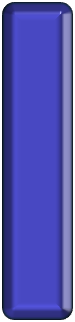
#> input picture utils/data_collect/single_pendulum/pendulum.png, 75 x 322 px, found by its file name
$ python make_data.py
#> lines starting #> are read from the running program, lines starting #| are printed output that depends on the picture
import os
import shutil
import numpy as np
from tqdm import tqdm
from PIL import Image
from scipy.integrate import solve_ivp

def mkdir(folder):
    if os.path.exists(folder):
        shutil.rmtree(folder)
    os.makedirs(folder)


def engine(rng, num_frm, fps=60):
    # parameters
    l = 0.5
    g = 9.81
    dt = 1.0 / fps
    t_eval = np.arange(num_frm) * dt

    # solve equations of motion
    # y = [theta, vel_theta]
    f = lambda t, y: [y[1], -3*g/(2*l) * np.sin(y[0])]
    initial_state = [rng.uniform(0, 2*np.pi), rng.uniform(-10, 10)]
    sol = solve_ivp(f, [t_eval[0], t_eval[-1]], initial_state, t_eval=t_eval, rtol=1e-6)

    states = sol.y.T
    return states


def render(theta):
#> called with theta = 4
    bg_color = (215, 205, 192)
    im = Image.new('RGB', (800, 800), bg_color)
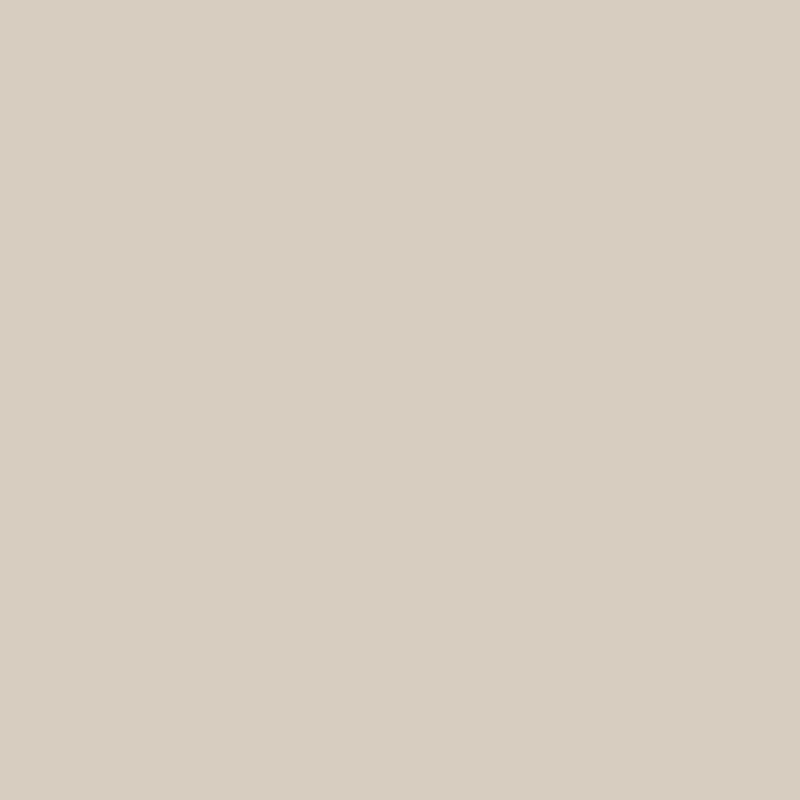
#> im: PIL image 800x800 RGB; mean R, G, B 215, 205, 192
    pendulum_im = Image.open('utils/data_collect/single_pendulum/pendulum.png')
#> pendulum_im is the input picture: PIL image 75x322 RGBA; mean R, G, B, A 65.5, 66.4, 157.7, 236.9
    im.paste(pendulum_im, (363, 400))
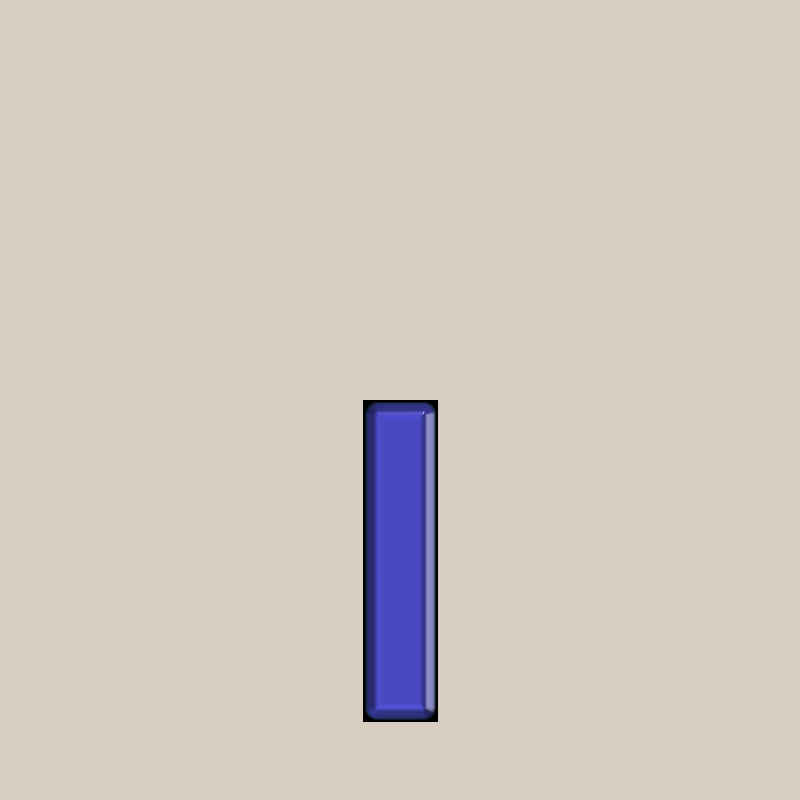
#> im: PIL image 800x800 RGB; mean R, G, B 209.4, 199.8, 190.7
    im = im.rotate(theta*180/np.pi, fillcolor=bg_color)
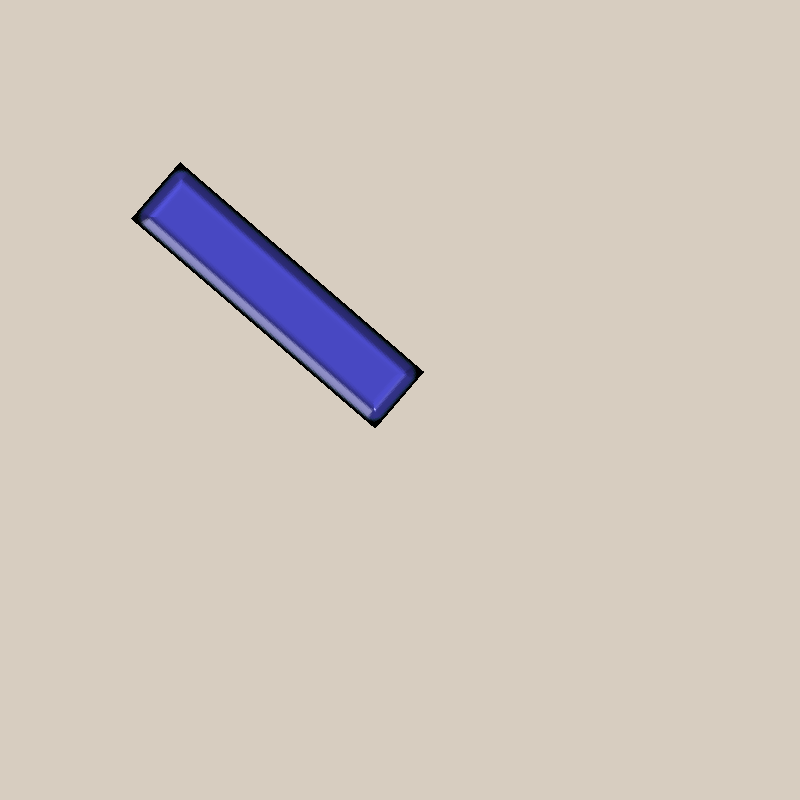
#> im: PIL image 800x800 RGB; mean R, G, B 209.4, 199.8, 190.7
    im = im.resize((128,128))
#> im: PIL image 128x128 RGB
    return im


def make_data(data_filepath, num_seq, num_frm, seed=0):
    mkdir(data_filepath)
    rng = np.random.default_rng(seed)
    states = np.zeros((num_seq, num_frm, 2))

    for n in tqdm(range(num_seq)):
        seq_filepath = os.path.join(data_filepath, str(n))
        mkdir(seq_filepath)
        states[n, :, :] = engine(rng, num_frm)
        for k in range(num_frm):
            im = render(states[n, k, 0])
            im.save(os.path.join(seq_filepath, str(k)+'.png'))

    np.save(os.path.join(data_filepath, 'states.npy'), states)

def make_stationary_data(data_filepath, num_frm):

    seq_filepath = os.path.join(data_filepath, str(-1))
    mkdir(seq_filepath)

    states = np.zeros((num_frm, 2))
    for k in range(num_frm):
        im = render(states[k,0])
        im.save(os.path.join(seq_filepath, str(k)+'.png'))


if __name__ == '__main__':
    data_filepath = 'data/single_pendulum'
#> (the run stopped early here; a loop or call above may not have finished)
